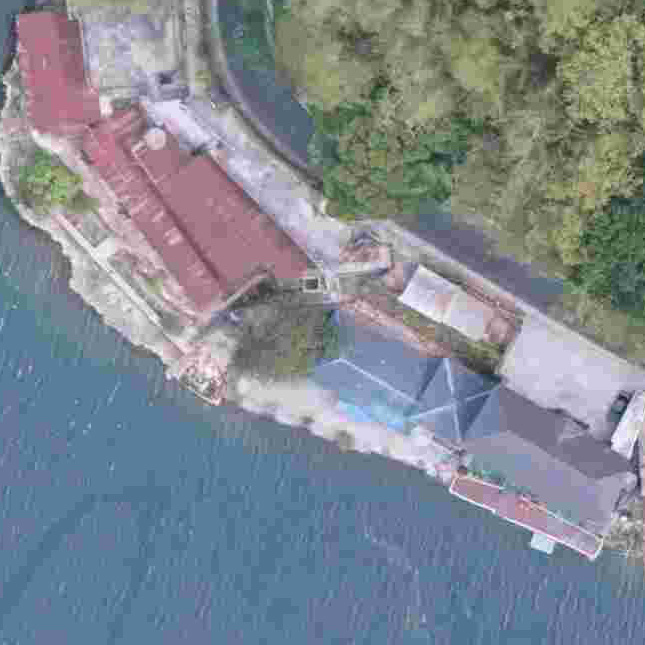
#> input picture Blok-3.jpg, 645 x 645 px
$ python Cascade_Rumah.py
#> lines starting #> are read from the running program, lines starting #| are printed output that depends on the picture; after the words box and inside, x2 and y2 are one past the last pixel; in counts of white or black regions, pixels touching at a corner belong together
import cv2
import numpy as np

rumah_cascade = cv2.CascadeClassifier('cascade_rumah_22.xml')
cv2.namedWindow('image', cv2.WINDOW_NORMAL)
cv2.resizeWindow('image', 600,600)
gambar = 'Blok-3'
jpg = '.jpg'
img = cv2.imread(gambar+jpg, 1)
#> img is the input picture: shape (645, 645, 3); mean B, G, R 145.1, 135.8, 127.6
rejectLevels = 2
levelWeights = 5
scaleFactor = 0
minNeighbors = 5
flags = 0
minSize = 40
maxSize = 40
z = 0
gray = cv2.cvtColor(img, cv2.COLOR_BGR2GRAY)
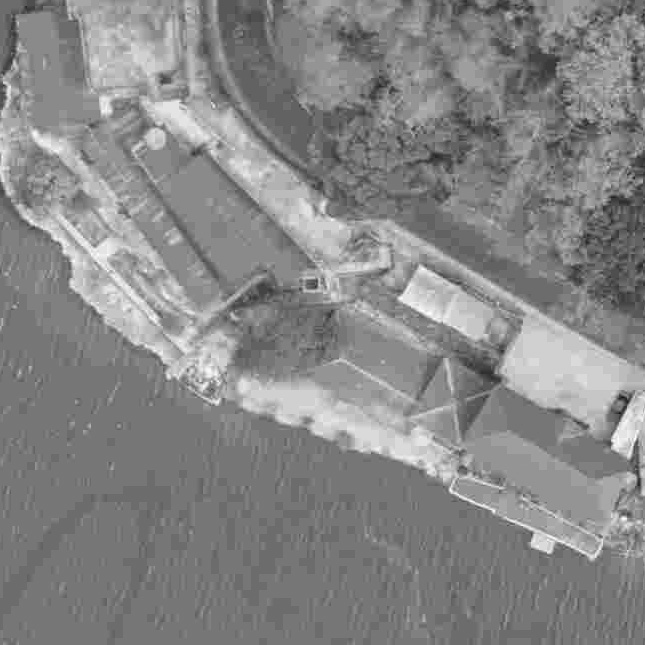
#> gray: shape (645, 645); min 18, max 255, mean 134.4
houses = rumah_cascade.detectMultiScale(gray, 1.4, 6)
#> houses = [[459, 476, 30, 30], [339, 310, 82, 82], [4, 44, 115, 115], [500, 305, 115, 115], [492, 432, 115, 115], [470, 281, 161, 161], [96, 116, 226, 226], [175, 184, 316, 316]]
for (x,y,w,h) in houses:
	cv2.rectangle(img, (x,y), (x+w, y+h), (255,0,0), 2)
	z = z+1
#> this loop made 8 passes
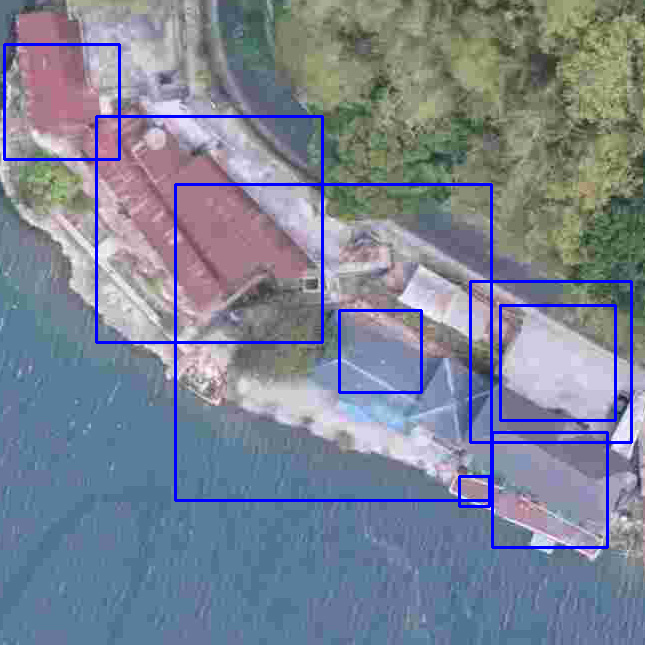
#> img: shape (645, 645, 3); 3.28% of pixels changed, all inside (x1, y1, x2, y2) = (3, 43, 633, 549)
#> after the loop, z = 8


#z = z/4
print(z)
#| 8

#font = cv2.FONT_HERSHEY_COMPLEX
#cv2.putText(img, str(z), (525,650), font, 1, 255)


cv2.imshow('image', img)
c = cv2.waitKey(0)
#> (key Esc is pressed here)
#Press F5 to save image
cv2.imwrite(gambar+'R'+str(z)+jpg, img)
cv2.destroyAllWindows()

$ run again, with Blok-2.jpg copied over Blok-3.jpg
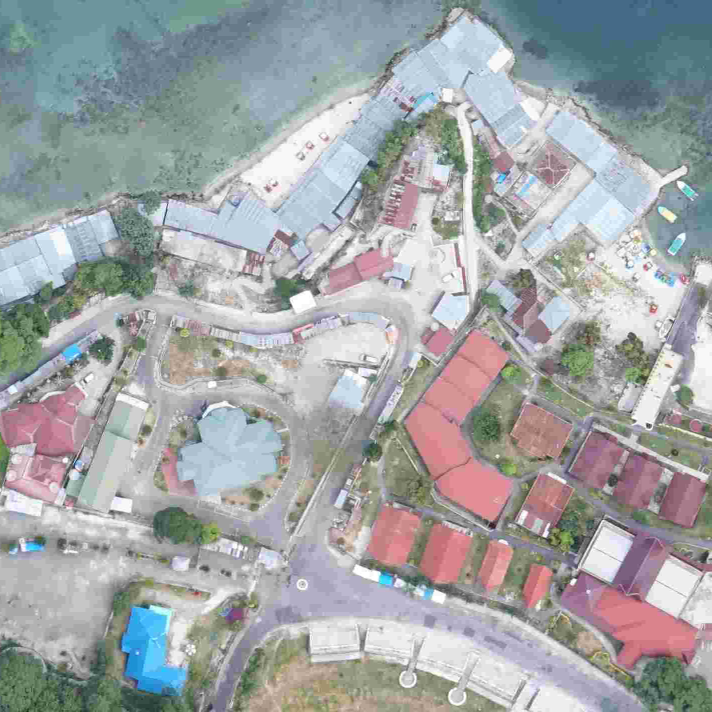
#> input picture Blok-2.jpg, 1423 x 1423 px (shown at 1/2 size)
#> img is the input picture: shape (1423, 1423, 3); mean B, G, R 166.9, 165.4, 161.7
#> `gray = cv2.cvtColor(img, cv2.COLOR_BGR2GRAY)`:
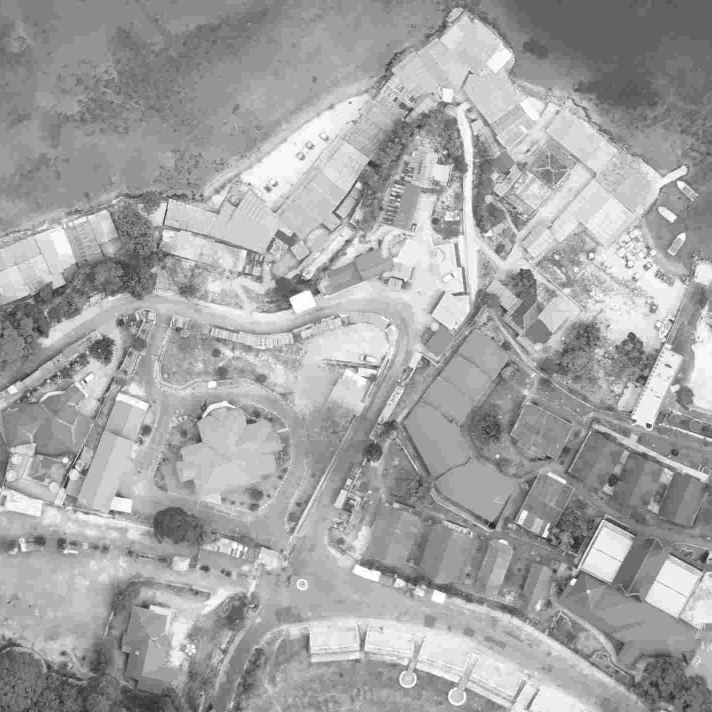
#> gray: shape (1423, 1423) (shown at 1/2 size); min 0, max 255, mean 164.4
#> houses = 57 rows, first 6: [930, 546, 30, 30], [730, 1136, 30, 30], [796, 1343, 37, 37], [892, 1374, 38, 38], [705, 1123, 42, 42], [89, 165, 82, 82]
#> the loop `for (x,y,w,h) in houses:` made 57 passes
#> after the loop `for (x,y,w,h) in houses:`:
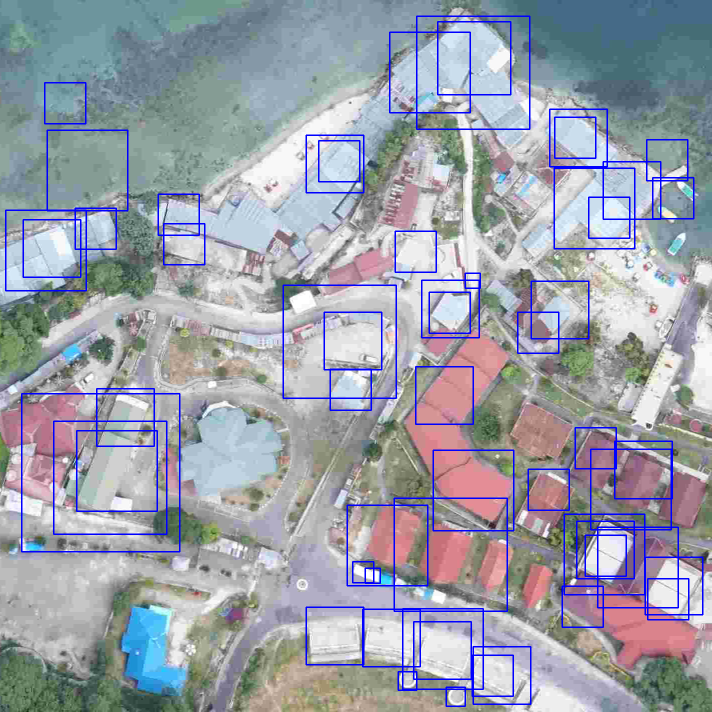
#> img: shape (1423, 1423, 3) (shown at 1/2 size); 3.88% of pixels changed, all inside (x1, y1, x2, y2) = (10, 31, 1407, 1414)
#> after the loop `for (x,y,w,h) in houses:`: z = 57
#| 57

$ run again, with Blok-4.jpg copied over Blok-3.jpg
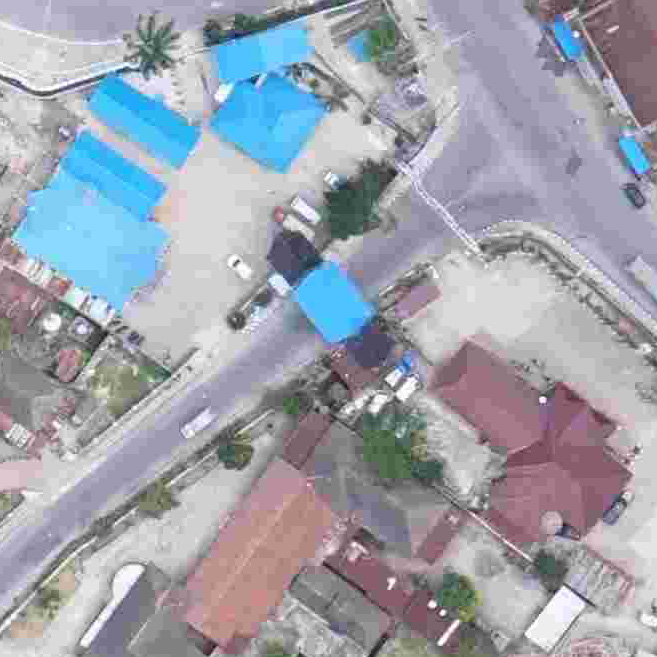
#> input picture Blok-4.jpg, 657 x 657 px
#> img is the input picture: shape (657, 657, 3); mean B, G, R 172.5, 162.2, 158.5
#> `gray = cv2.cvtColor(img, cv2.COLOR_BGR2GRAY)`:
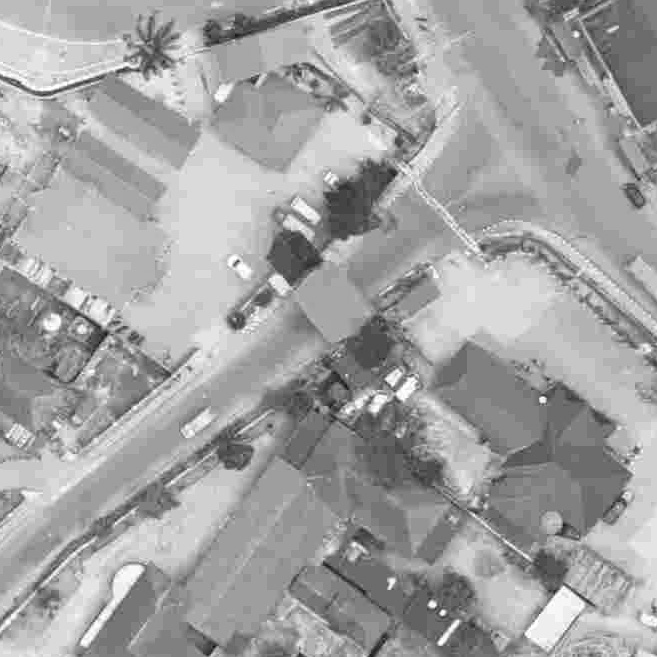
#> gray: shape (657, 657); min 10, max 255, mean 162.3
#> houses = [[289, 258, 82, 82], [235, 449, 82, 82], [405, 104, 115, 115], [13, 181, 115, 115], [134, 254, 115, 115], [394, 298, 161, 161], [161, 6, 226, 226]]
#> the loop `for (x,y,w,h) in houses:` made 7 passes
#> after the loop `for (x,y,w,h) in houses:`:
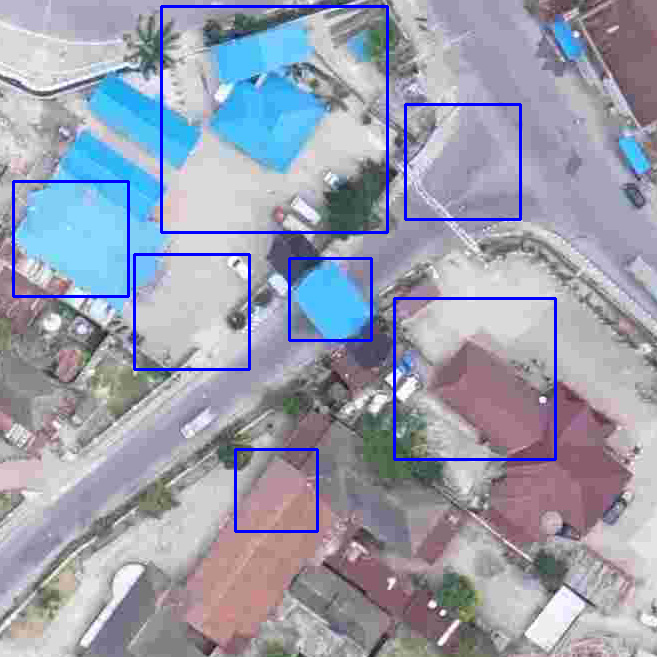
#> img: shape (657, 657, 3); 2.48% of pixels changed, all inside (x1, y1, x2, y2) = (12, 5, 557, 533)
#> after the loop `for (x,y,w,h) in houses:`: z = 7
#| 7

$ run again, with Blok-2R57.jpg copied over Blok-3.jpg
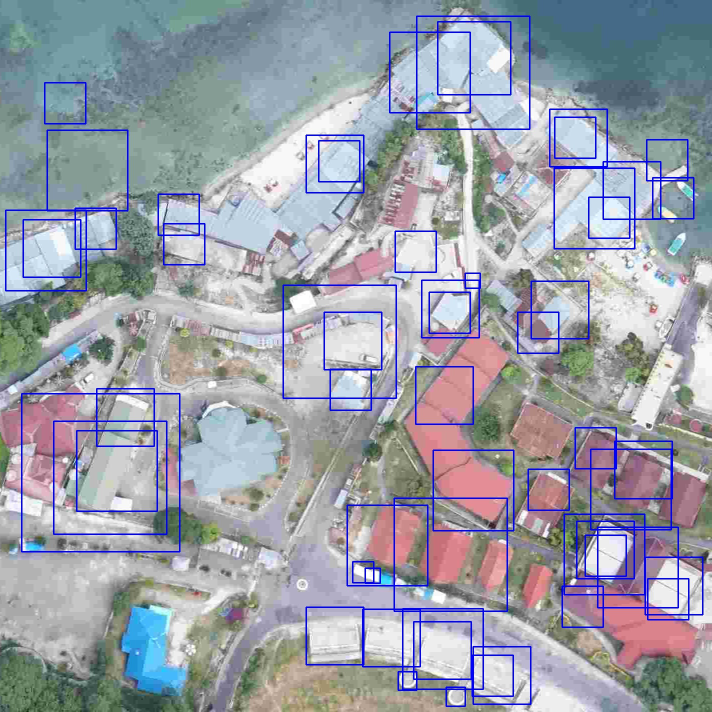
#> input picture Blok-2R57.jpg, 1423 x 1423 px (shown at 1/2 size)
#> img is the input picture: shape (1423, 1423, 3); mean B, G, R 169.4, 158.9, 155
#> `gray = cv2.cvtColor(img, cv2.COLOR_BGR2GRAY)`:
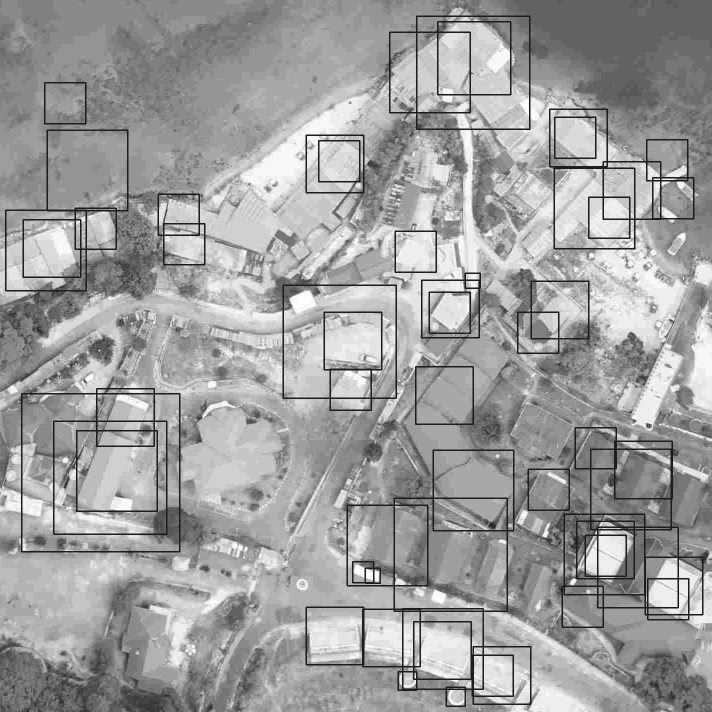
#> gray: shape (1423, 1423) (shown at 1/2 size); min 1, max 255, mean 158.9
#> houses = 82 rows, first 6: [758, 46, 82, 82], [85, 163, 82, 82], [1110, 322, 82, 82], [1199, 325, 82, 82], [1306, 355, 82, 82], [1036, 364, 82, 82]
#> the loop `for (x,y,w,h) in houses:` made 82 passes
#> after the loop `for (x,y,w,h) in houses:`:
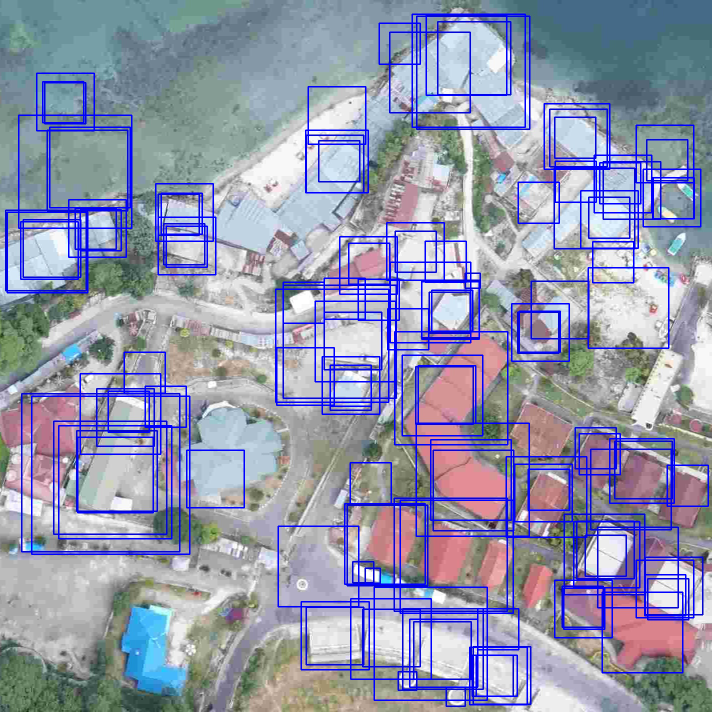
#> img: shape (1423, 1423, 3) (shown at 1/2 size); 5.86% of pixels changed, all inside (x1, y1, x2, y2) = (13, 27, 1418, 1411)
#> after the loop `for (x,y,w,h) in houses:`: z = 82
#| 82
